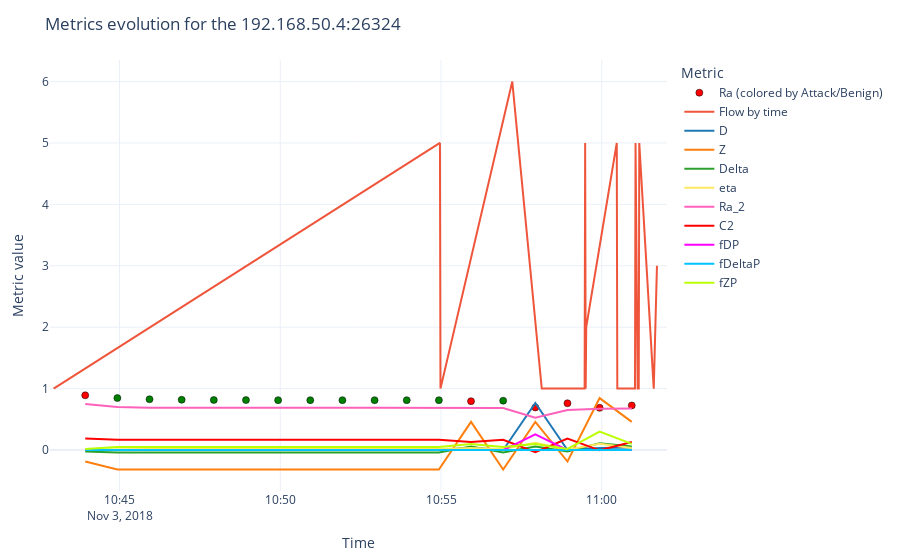

The code cell stored with this chart in its notebook:
### Code cell
#[df_1['uri']=='192.168.50.1:16478'] #192.168.50.1:10229
res_df = simulate(df_train=df_1, df_test=df_2, window_size=60, beta=0.1)
